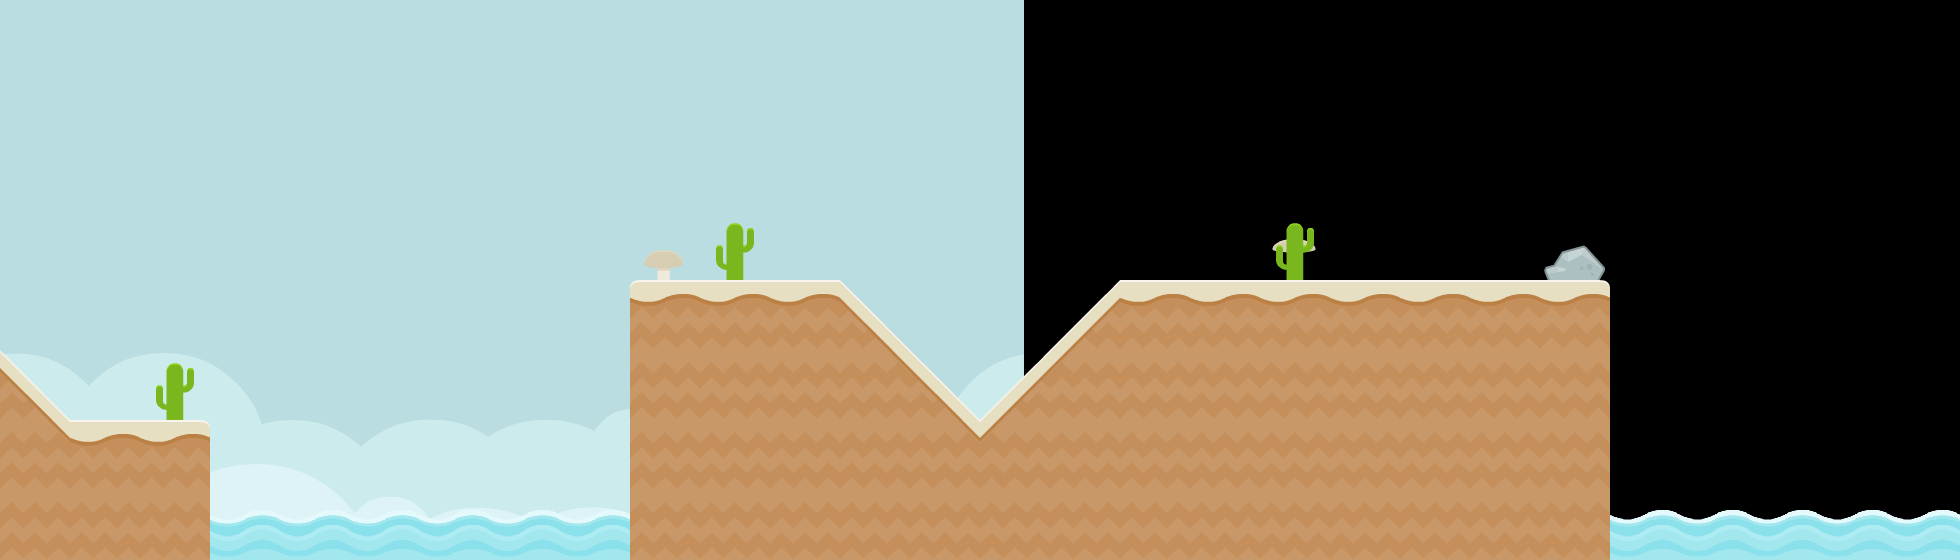

Below is a game level as drawn by its tile map, then a one-line description and the .tmx that defines it (tile-layer data replaced by summaries):
An orthogonal 28x8 tile map with 70x70 px tiles, 3 tile layers (tiles_background, tiles_terrain, tiles_foreground), 2 image layers and 5 objects (3x SAND, start, target).

<map version="1.0" orientation="orthogonal" renderorder="right-down" width="28" height="8" tilewidth="70" tileheight="70" nextobjectid="45">
 <properties>
  <property name="button_highlight" value="MIRROR" />
  <property name="message" value="[WHITE]USE THE [YELLOW]MIRROR[WHITE] BUTTON TO FLIP THE WEDGE." />
 </properties>
 <tileset firstgid="1" name="tiles" tilewidth="70" tileheight="70" spacing="4" margin="2" tilecount="117">
  <image source="../../graphics/tiles.png" width="962" height="666" />
  <tile id="114">
   <animation>
    <frame tileid="114" duration="100" />
    <frame tileid="115" duration="100" />
    <frame tileid="116" duration="100" />
    <frame tileid="115" duration="100" />
   </animation>
  </tile>
 </tileset>
 <imagelayer name="background_b" x="1024" y="-450">
  <image source="../../graphics/backgrounds/blue_desert.png" />
 </imagelayer>
 <imagelayer name="background_a" y="-450">
  <image source="../../graphics/backgrounds/blue_land.png" />
 </imagelayer>
 <layer name="tiles_background" width="30" height="8">
  <data>[240 cells, 2 non-empty, 2 distinct tile ids]</data>
 </layer>
 <layer name="tiles_terrain" width="30" height="8">
  <data>[240 cells, 72 non-empty, 9 distinct tile ids]</data>
 </layer>
 <layer name="tiles_foreground" width="30" height="8">
  <data>[240 cells, 4 non-empty, 2 distinct tile ids]</data>
 </layer>
 <objectgroup name="terrain">
  <object id="35" type="SAND" x="1120" y="280">
   <polygon points="0,0 490,0 490,280 0,280" />
  </object>
  <object id="41" type="SAND" x="630" y="280">
   <polygon points="0,0 210,0 350,140 350,280 0,280" />
  </object>
  <object id="42" type="SAND" x="980" y="420">
   <polygon points="0,0 140,-140 140,140 0,140" />
  </object>
 </objectgroup>
 <objectgroup name="entities">
  <object id="4" name="start" type="start" x="735" y="210" width="70" height="70" />
  <object id="5" name="target" type="target" x="1400" y="210" width="70" height="70" />
 </objectgroup>
 <objectgroup name="background_effects" />
 <objectgroup name="foreground_effects" />
 <objectgroup name="npc" />
</map>
